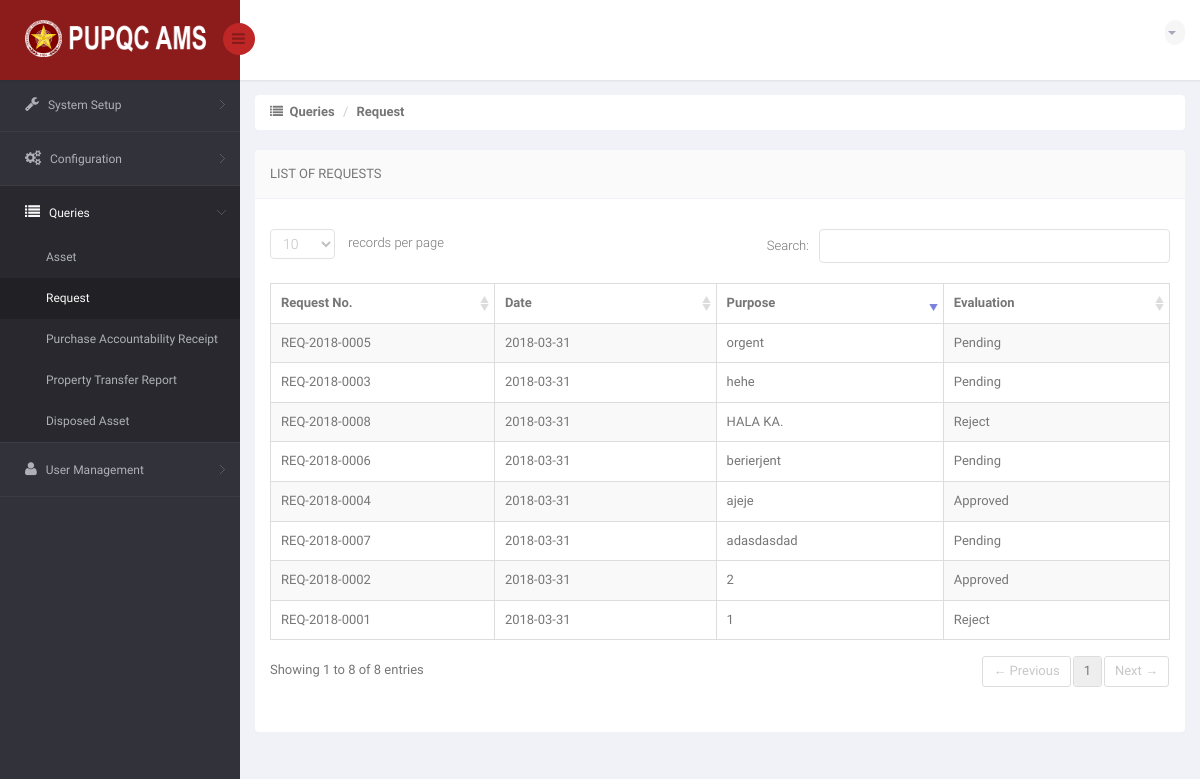
The page /DIR/Administrator/ADRequest.php (signed in) on the database as committed earlier.
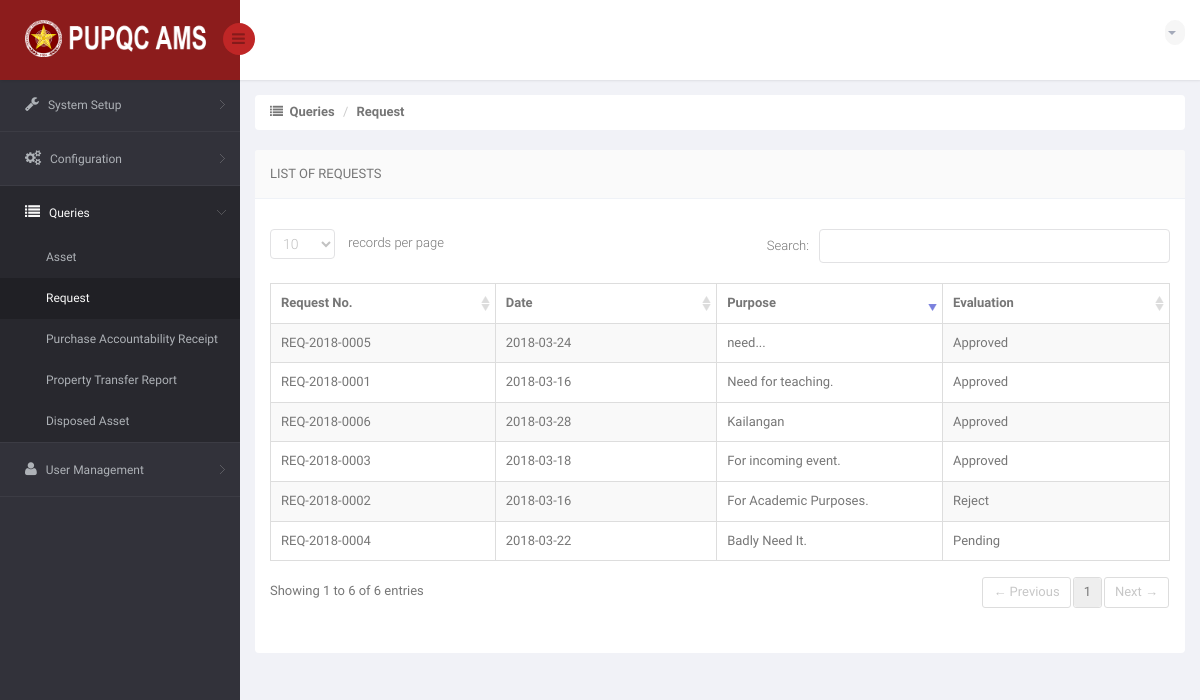
The same page on the database as committed later.
### tables this page shows
CREATE TABLE `ams_t_user_request_summary` (
  `URS_ID` int(11) NOT NULL,
  `URS_NO` varchar(15) NOT NULL,
  `URS_REQUEST_DATE` date NOT NULL,
  `URS_PURPOSE` varchar(350) NOT NULL,
  `URS_STATUS_TO_PO` varchar(25) NOT NULL DEFAULT 'Pending',
  `URS_APPROVED_DATE` date DEFAULT NULL,
  `URS_REJECT_DATE` date DEFAULT NULL,
  `URS_REMARKS` varchar(350) DEFAULT NULL,
  `URS_VIEW_BY_USER` int(11) NOT NULL DEFAULT '0',
  `URS_VIEW_BY_PO` int(11) NOT NULL DEFAULT '0',
  `URS_VIEW_BY_USER_MAIN` int(11) NOT NULL DEFAULT '0',
  `URS_VIEW_CLICKED` int(11) NOT NULL DEFAULT '0'
);

### DIR/Administrator/ADRequest.php (the view, shortened to what this page needs)
<!DOCTYPE html>
<html lang="en">
<head>
    <link href="../../bs3/css/bootstrap.min.css" rel="stylesheet">
    <link href="../../css/bootstrap-reset.css" rel="stylesheet">
    <link href="../../font-awesome/css/font-awesome.css" rel="stylesheet" />
    <link href="../../js/advanced-datatable/css/demo_page.css" rel="stylesheet" />
    <link href="../../js/advanced-datatable/css/demo_table.css" rel="stylesheet" />
    <link rel="stylesheet" href="../../js/data-tables/DT_bootstrap.css" />
    <link href="../../css/style.css" rel="stylesheet">
    <link href="../../css/style-responsive.css" rel="stylesheet" />
    <link href="../../js/iCheck/skins/minimal/minimal.css" rel="stylesheet">
    <link href="../../js/iCheck/skins/minimal/red.css" rel="stylesheet">
    <link href="../../js/iCheck/skins/minimal/green.css" rel="stylesheet">
    <link href="../../js/iCheck/skins/minimal/blue.css" rel="stylesheet">
    <link href="../../js/iCheck/skins/minimal/yellow.css" rel="stylesheet">
    <link href="../../js/iCheck/skins/minimal/purple.css" rel="stylesheet">
    <link href="../../js/iCheck/skins/square/square.css" rel="stylesheet">
    <link href="../../js/iCheck/skins/square/red.css" rel="stylesheet">
    <link href="../../js/iCheck/skins/square/green.css" rel="stylesheet">
    <link href="../../js/iCheck/skins/square/blue.css" rel="stylesheet">
    <link href="../../js/iCheck/skins/square/yellow.css" rel="stylesheet">
    <link href="../../js/iCheck/skins/square/purple.css" rel="stylesheet">
    <link href="../../js/iCheck/skins/flat/grey.css" rel="stylesheet">
    <link href="../../js/iCheck/skins/flat/red.css" rel="stylesheet">
    <link href="../../js/iCheck/skins/flat/green.css" rel="stylesheet">
    <link href="../../js/iCheck/skins/flat/blue.css" rel="stylesheet">
    <link href="../../js/iCheck/skins/flat/yellow.css" rel="stylesheet">
    <link href="../../js/iCheck/skins/flat/purple.css" rel="stylesheet">
    <link rel="stylesheet" type="text/css" href="../../js/select2/select2.css" />
    <link rel="stylesheet" type="text/css" href="../../js/bootstrap-daterangepicker/daterangepicker-bs3.css" />
    <link rel="stylesheet" type="text/css" href="../../js/bootstrap-datetimepicker/css/datetimepicker.css" />
    <link rel="stylesheet" type="text/css" href="../../js/bootstrap-datepicker/css/datepicker.css" />
    <link href="../../js/plugins/sweetalert/sweetalert.css" type="text/css" rel="stylesheet" media="screen,projection">
</head>
<body>
<section id="container" >
<header class="header fixed-top clearfix">
<div class="brand">
    <a href="ADCampus.php" class="logo">
        <img src="../../images/pupqcnew.png" style="width: 193px; height: 37px;" alt="">
    </a>
    <div class="sidebar-toggle-box">
        <div class="fa fa-bars"></div>
    </div>
</div>
<div class="top-nav clearfix">
    <ul class="nav pull-right top-menu">
        <li class="dropdown">
            <a data-toggle="dropdown" class="dropdown-toggle" href="#">
                <?php
                    include('../Connection/db.php');
                  ?>
                <b class="caret"></b>
            </a>
        </li>
    </ul>
</div>
</header>
<aside>
    <div id="sidebar" class="nav-collapse">
        <div class="leftside-navigation">
            <ul class="sidebar-menu" id="nav-accordion">
                <li class="sub-menu">
                    <a href="javascript:;">
                        <i class="fa fa-wrench"></i>
                        <span>System Setup</span>
                    </a>
                </li>
                <li class="sub-menu">
                    <a href="javascript:;">
                        <i class="fa fa-gears"></i>
                        <span>Configuration</span>
                    </a>
                </li>
                <li class="sub-menu">
                    <a href="javascript:;" class="active">
                        <i class="fa fa-list"></i>
                        <span>Queries</span>
                    </a>
                    <ul class="sub">
                        <li><a href="ADQueryAsset.php">Asset</a></li>
                        <li class="active"><a href="ADRequest.php">Request</a></li>
                        <li><a href="ADPar.php">Purchase Accountability Receipt</a></li>
                        <li><a href="ADPtr.php">Property Transfer Report</a></li>
                        <li><a href="ADDispose.php">Disposed Asset</a></li>
                    </ul>
                </li>
                <li class="sub-menu">
                    <a href="javascript:;">
                        <i class="fa fa-user"></i>
                        <span>User Management</span>
                    </a>
                </li>
            </ul>
        </div>
    </div>
</aside>
    <section id="main-content">
        <section class="wrapper">
            <div class="row">
                <div class="col-md-12">
                    <ul class="breadcrumb">
                        <li><i class="fa fa-list"></i><strong> &nbsp;Queries</strong></li>
                        <li><strong>Request</strong></li>
                    </ul>
                </div>
            </div>
            <div class="row">
                <div class="col-sm-12">
                    <section class="panel">
                        <header class="panel-heading">
                            List of Requests
                        </header>
                        <div class="panel-body">
                            <div class="adv-table">
                                <table  class="display table table-bordered table-striped tblCampusData" id="dynamic-table">
                                    <thead>
                                        <tr>
                                            <th style="width: 250px">Request No.</th>
                                            <th style="width: 250px">Date</th>
                                            <th style="width: 250px">Purpose</th>
                                            <th style="width: 250px">Evaluation</th>
                                        </tr>
                                    </thead>
                                    <tbody>
                                    <?php
                                        $sql = "SELECT * FROM ams_t_user_request_summary";
                                        $result = mysqli_query($connection, $sql) or die("Bad Query: $sql");
                                        while($row = mysqli_fetch_assoc($result))
                                            {
                                              $no = $row['URS_NO'];
                                              $date = $row['URS_REQUEST_DATE'];
                                              $purp = $row['URS_PURPOSE'];
                                              $stat = $row['URS_STATUS_TO_PO'];
                                    ?>
                                        <tr class="gradeX"">
                                            <td> <?php echo $no; ?> </td>
                                            <td> <?php echo $date; ?> </td>
                                            <td> <?php echo $purp; ?> </td>
                                            <td> <?php echo $stat; ?> </td>
                                        </tr>
                                    <?php
                                        }
                                    ?>
                                    </tbody>
                                </table>
                            </div>
                        </div>
                    </section>
                </div>
            </div>
        </section>
    </section>
</section>
</body>
</html>

### js/advanced-datatable/css/demo_table.css (style rules this page uses)
table.display { margin: 0 auto; clear: both; width: 100%; }
table.display thead th { padding: 3px 18px 3px 10px; border-bottom: 1px solid black; font-weight: bold; cursor: pointer; * cursor: hand; }
table.display td { padding: 3px 10px; }
.sorting_desc { background: url('../images/sort_desc.png') no-repeat center right; }
.sorting { background: url('../images/sort_both.png') no-repeat center right; }
table.display tr.odd.gradeX { background-color: #ffdddd; }
table.display tr.even.gradeX { background-color: #ffeeee; }
tr.odd { background-color: #F9F9F9; }
tr.even { background-color: white; }
tr.odd td.sorting_1 { background-color: #D3D6FF; }
tr.even td.sorting_1 { background-color: #EAEBFF; }
tr.odd.gradeX td.sorting_1 { background-color: #ffc4c4; }
tr.even.gradeX td.sorting_1 { background-color: #ffd5d5; }
table.display tr.gradeX { background-color: #ffdddd; }

Rows that differ between the two databases and show on the page:
removed ams_t_user_request_summary: URS_NO "REQ-2018-0007", URS_REQUEST_DATE "2018-03-31", URS_PURPOSE "adasdasdad", URS_STATUS_TO_PO "Pending"
removed ams_t_user_request_summary: URS_NO "REQ-2018-0008", URS_REQUEST_DATE "2018-03-31", URS_PURPOSE "HALA KA.", URS_STATUS_TO_PO "Reject"
changed ams_t_user_request_summary: URS_REQUEST_DATE "2018-03-31" → "2018-03-16"; URS_PURPOSE "1" → "Need for teaching."; URS_STATUS_TO_PO "Reject" → "Approved"
changed ams_t_user_request_summary: URS_REQUEST_DATE "2018-03-31" → "2018-03-16"; URS_PURPOSE "2" → "For Academic Purposes."; URS_STATUS_TO_PO "Approved" → "Reject"
changed ams_t_user_request_summary: URS_REQUEST_DATE "2018-03-31" → "2018-03-18"; URS_PURPOSE "hehe" → "For incoming event."; URS_STATUS_TO_PO "Pending" → "Approved"
changed ams_t_user_request_summary: URS_REQUEST_DATE "2018-03-31" → "2018-03-22"; URS_PURPOSE "ajeje" → "Badly Need It."; URS_STATUS_TO_PO "Approved" → "Pending"
changed ams_t_user_request_summary: URS_REQUEST_DATE "2018-03-31" → "2018-03-24"; URS_PURPOSE "orgent" → "need..."; URS_STATUS_TO_PO "Pending" → "Approved"
changed ams_t_user_request_summary: URS_REQUEST_DATE "2018-03-31" → "2018-03-28"; URS_PURPOSE "berierjent" → "Kailangan"; URS_STATUS_TO_PO "Pending" → "Approved"
Other text that changed with them:
text written by a page script: "records per page Search: Showing 1 to 8 of 8 entries ← Previous 1 Next →" → "records per page Search: Showing 1 to 6 of 6 entries ← Previous 1 Next →"
